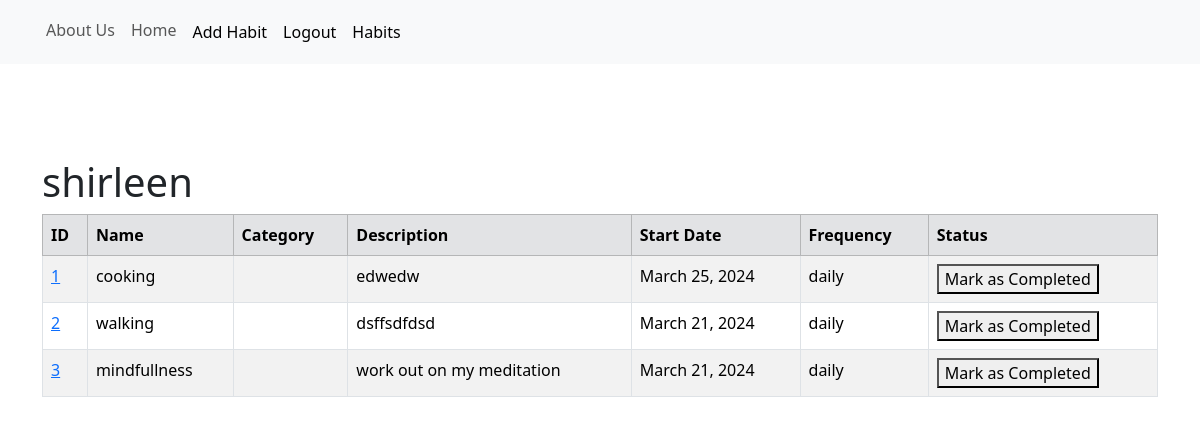
Page /myhabit/ (signed in) on the earlier database version.
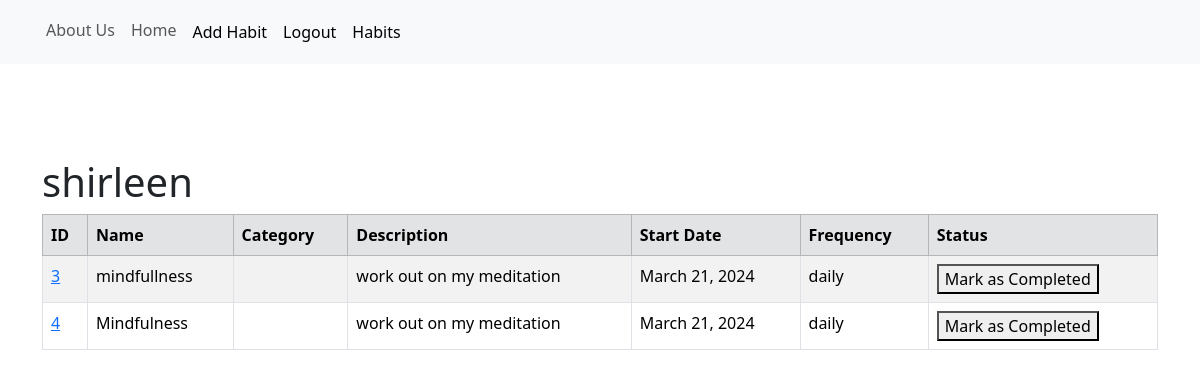
Same page on the later database version.
### main/models.py (models this page shows, shortened)
class Habit(models.Model):
    HABIT_FREQUENCY_CHOICES = (
        ('daily', 'Daily'),
        ('weekly', 'Weekly'),
        ('monthly', 'Monthly'),
    )
    user = models.ForeignKey(User, on_delete=models.CASCADE, default=1)
    name = models.CharField(max_length=100)
    category = models.TextField(default= "")
    description = models.TextField()
    frequency = models.CharField(max_length=20, choices=HABIT_FREQUENCY_CHOICES)
    start_date = models.DateField()
    completed = models.BooleanField(default=False)

### main/views.py (the view)
# urls.py: path("myhabit/", views.myhabit, name="myhabit"),
def myhabit(request):
    habits = Habit.objects.filter(user=request.user)
    return render(request, 'myhabit.html', {'habits':habits})

### main/templates/myhabit.html (shortened to what this page needs)
{% extends 'base.html' %}
{% block content %}
  {% if user.is_authenticated %}
  <h1>{{user.username}}</h1>
  <table class="table table-hover table-bordered table-striped">
        {%if habits %}
        <thead>
          <tr class="table-secondary">
            <th scope="col">ID</th>
            <th scope="col">Name</th>
            <th scope="col">Category</th>
            <th scope="col">Description</th>
            <th scope="col">Start Date</th>
            <th scope="col">Frequency</th>
            <th scope="col">Status</th>
          </tr>
        </thead>
        <tbody>
        {% for habit in habits %}
         <tr>
            <td><a href="{% url 'habit' habit.id %}" >{{habit.id}}</a></td>
            <td>{{habit.name}}</td>
            <td>{{habit.category}}</td>
            <td>{{habit.description}}</td>
            <td>{{habit.start_date}}</td>
            <td>{{habit.frequency}}</td>
            <td>{% if habit.completed %}
                  <span style="color: green;">Completed</span>
                {% else %}
                  <button class="complete-habit" data-habit-id="{{ habit.id }}">Mark as Completed</button>
                {% endif %}
              </td>
          </tr>
        {% endfor %}
      {% endif %}
    </tbody>
  </table>
  {%else%}
  <p>No records</p>
{% endif %}
{% endblock %}

### main/templates/base.html (shortened to what this page needs)
<!DOCTYPE html>
<html lang="en">
  <head>
    <link
      href="https://cdn.jsdelivr.net/npm/bootstrap@5.3.3/dist/css/bootstrap.min.css"
      rel="stylesheet"
    />
  </head>
  <body>
    {% include 'navbar.html' %}
    <div class="container">
      <br />
       {% block content %}{% endblock %}
    </div>
  </body>
</html>

### main/templates/navbar.html (shortened to what this page needs)
<nav class="navbar navbar-expand-lg bg-body-tertiary">
  <div class="container-fluid">
    <div class="collapse navbar-collapse" id="navbarSupportedContent">
      <ul class="navbar-nav me-auto mb-2 mb-lg-0">
        <a class="nav-link" href="{% url 'about' %}">About Us</a>
        <a class="nav-link" href="{% url 'home' %}">Home</a>
        {% if user.is_authenticated %}
        <li class="nav-item">
            <a class="nav-link" href="{% url 'add_habit' %}">Add Habit</a>
        </li>
        <li class="nav-item">
            <a class="nav-link" href="{% url 'logout' %}">Logout</a>
        </li>
        <li class="nav-item">
          <a class="nav-link" href="{% url 'myhabit' %}">Habits</a>
      </li>
         {% endif %}
        </ul>
    </div>
  </div>
</nav>

### main/templates/base.html (style rules this page uses)
.container { padding-top: 50px; margin-top: 20px; }
.navbar { background-color: #333; padding: 10px; }
.navbar ul { list-style-type: none; margin: 0; padding: 0; }
.navbar li { display: inline; }
.navbar li a { color: black; text-decoration: none; padding: 10px 20px; }

Differences in the rows shown:
removed Habit: id "1", name "cooking", description "edwedw", start_date "March 25, 2024", frequency "daily"
removed Habit: id "2", name "walking", description "dsffsdfdsd", start_date "March 21, 2024", frequency "daily"
added Habit: id "4", name "Mindfulness", description "work out on my meditation", start_date "March 21, 2024", frequency "daily"
